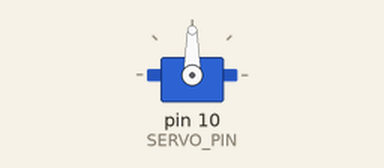
Simulated run of this sketch. Board: Arduino Uno, built with avr-gcc and run on an emulated ATmega328P. Shown: servo.

Above: at 0.05 s.
Timing chart, 0 to 4.6 s (numbered marks = the images above):
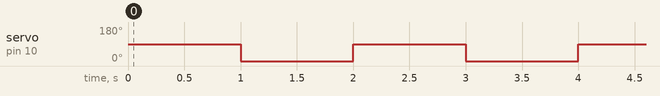

Measured:
- by itself, servo on pin 10 (SERVO_PIN): alternates 90° for 1.0 s and 0° for 1.0 s

The sketch:

Motor_Test.ino
```cpp
#include <Servo.h>

// max SERVO pos 140 deg!!

#define STEP_PIN 11
#define DIR_PIN 12
#define SERVO_PIN 10

Servo myservo;  // create servo object to control a servo
int pos = 0;
float angle = 0;

void setup() {
  // put your setup code here, to run once:
  //pinMode(STEP_PIN, OUTPUT);
  //pinMode(DIR_PIN, OUTPUT);
  myservo.attach(SERVO_PIN);  // attaches the servo on pin 12 to the servo object

  //delay(3000);

  //move_stepper_to_angle(270);

  //delay(5000);

  //move_stepper_to_angle(180);
}

// set servo angle
void setServoAngle(float angle) {
  float safe_angle = angle;
  if(angle < 0) {
    safe_angle = 0;
  }

  if(angle > 140) {
    safe_angle = 140;
  }

  myservo.write(safe_angle);
}

float stepper_angle = 0;

void move_stepper_to_angle(float angle) {

  float angle_diff = angle - stepper_angle;

  if(angle_diff > 0) {
    digitalWrite(DIR_PIN, LOW);
  } else {
    digitalWrite(DIR_PIN, HIGH);
  }

  stepper_angle = angle;

  int num_steps = (int)(abs(angle_diff / 1.8));

  for (int i = 0; i < num_steps; i ++) {
    digitalWrite(STEP_PIN, HIGH);
    delay(2);
    digitalWrite(STEP_PIN, LOW);
    delay(2);
  }

}

void loop() {
  // put your main code here, to run repeatedly:
  angle = 90-angle;
  setServoAngle(angle);
  delay(1000);
}
```
